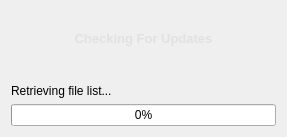
<?xml version="1.0" encoding="UTF-8"?>
<ui version="4.0">
 <class>UpdateDialog</class>
 <widget class="QDialog" name="UpdateDialog">
  <property name="geometry">
   <rect>
    <x>0</x>
    <y>0</y>
    <width>287</width>
    <height>137</height>
   </rect>
  </property>
  <property name="windowTitle">
   <string>WoW++ Editor</string>
  </property>
  <property name="windowIcon">
   <iconset resource="../qrc/editor.qrc">
    <normaloff>:/ico101.ico</normaloff>:/ico101.ico</iconset>
  </property>
  <layout class="QVBoxLayout" name="verticalLayout">
   <item>
    <widget class="QLabel" name="label">
     <property name="text">
      <string/>
     </property>
     <property name="pixmap">
      <pixmap resource="../qrc/editor.qrc">:/logo.png</pixmap>
     </property>
     <property name="alignment">
      <set>Qt::AlignCenter</set>
     </property>
    </widget>
   </item>
   <item>
    <widget class="QLabel" name="label_2">
     <property name="text">
      <string>&lt;html&gt;&lt;head/&gt;&lt;body&gt;&lt;p&gt;&lt;span style=&quot; font-size:10pt; font-weight:600; color:#e1e1e1;&quot;&gt;Checking For Updates&lt;/span&gt;&lt;/p&gt;&lt;/body&gt;&lt;/html&gt;</string>
     </property>
     <property name="alignment">
      <set>Qt::AlignCenter</set>
     </property>
    </widget>
   </item>
   <item>
    <spacer name="verticalSpacer">
     <property name="orientation">
      <enum>Qt::Vertical</enum>
     </property>
     <property name="sizeHint" stdset="0">
      <size>
       <width>20</width>
       <height>40</height>
      </size>
     </property>
    </spacer>
   </item>
   <item>
    <widget class="QLabel" name="statusLabel">
     <property name="text">
      <string>Retrieving file list...</string>
     </property>
    </widget>
   </item>
   <item>
    <widget class="QProgressBar" name="progressBar">
     <property name="value">
      <number>0</number>
     </property>
    </widget>
   </item>
  </layout>
 </widget>
 <resources>
  <include location="../qrc/editor.qrc"/>
 </resources>
 <connections/>
</ui>
